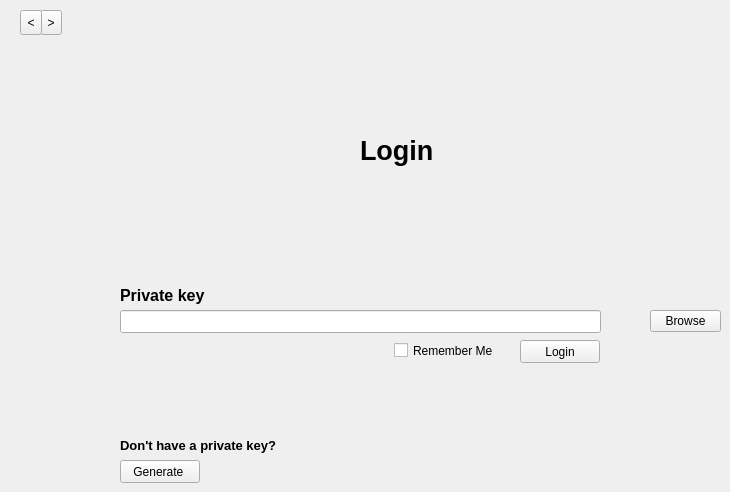
    <widget class="QWidget" name="login_page">
     <widget class="QLabel" name="login_title">
      <property name="geometry">
       <rect>
        <x>360</x>
        <y>130</y>
        <width>91</width>
        <height>41</height>
       </rect>
      </property>
      <property name="font">
       <font>
        <pointsize>20</pointsize>
       </font>
      </property>
      <property name="text">
       <string>&lt;html&gt;&lt;head/&gt;&lt;body&gt;&lt;p&gt;&lt;span style=&quot; font-weight:600;&quot;&gt;Login&lt;/span&gt;&lt;/p&gt;&lt;/body&gt;&lt;/html&gt;</string>
      </property>
     </widget>
     <widget class="QPushButton" name="login_generate_pushbutton">
      <property name="geometry">
       <rect>
        <x>120</x>
        <y>460</y>
        <width>80</width>
        <height>23</height>
       </rect>
      </property>
      <property name="text">
       <string>Generate </string>
      </property>
     </widget>
     <widget class="QLabel" name="login_no_private_key_label">
      <property name="geometry">
       <rect>
        <x>120</x>
        <y>430</y>
        <width>401</width>
        <height>31</height>
       </rect>
      </property>
      <property name="font">
       <font>
        <pointsize>12</pointsize>
       </font>
      </property>
      <property name="layoutDirection">
       <enum>Qt::LeftToRight</enum>
      </property>
      <property name="text">
       <string>&lt;html&gt;&lt;head/&gt;&lt;body&gt;&lt;p&gt;&lt;span style=&quot; font-size:10pt; font-weight:600;&quot;&gt;Don't have a private key?&lt;/span&gt;&lt;/p&gt;&lt;/body&gt;&lt;/html&gt;</string>
      </property>
      <property name="alignment">
       <set>Qt::AlignLeading|Qt::AlignLeft|Qt::AlignVCenter</set>
      </property>
     </widget>
     <widget class="QLineEdit" name="login_private_key_lineedit">
      <property name="geometry">
       <rect>
        <x>120</x>
        <y>310</y>
        <width>481</width>
        <height>23</height>
       </rect>
      </property>
     </widget>
     <widget class="QPushButton" name="login_login_pushbutton">
      <property name="geometry">
       <rect>
        <x>520</x>
        <y>340</y>
        <width>80</width>
        <height>23</height>
       </rect>
      </property>
      <property name="text">
       <string>Login</string>
      </property>
     </widget>
     <widget class="QToolButton" name="next_7">
      <property name="geometry">
       <rect>
        <x>40</x>
        <y>10</y>
        <width>22</width>
        <height>25</height>
       </rect>
      </property>
      <property name="text">
       <string>&gt;</string>
      </property>
     </widget>
     <widget class="QToolButton" name="prev_7">
      <property name="geometry">
       <rect>
        <x>20</x>
        <y>10</y>
        <width>22</width>
        <height>25</height>
       </rect>
      </property>
      <property name="text">
       <string>&lt;</string>
      </property>
     </widget>
     <widget class="QToolButton" name="login_browse_pushbutton">
      <property name="geometry">
       <rect>
        <x>650</x>
        <y>310</y>
        <width>71</width>
        <height>22</height>
       </rect>
      </property>
      <property name="text">
       <string>Browse</string>
      </property>
     </widget>
     <widget class="QCheckBox" name="login_remember_me_checkbox">
      <property name="geometry">
       <rect>
        <x>394</x>
        <y>340</y>
        <width>111</width>
        <height>21</height>
       </rect>
      </property>
      <property name="text">
       <string>Remember Me</string>
      </property>
      <property name="checked">
       <bool>false</bool>
      </property>
     </widget>
     <widget class="QLabel" name="login_private_key_label">
      <property name="geometry">
       <rect>
        <x>120</x>
        <y>280</y>
        <width>111</width>
        <height>31</height>
       </rect>
      </property>
      <property name="font">
       <font>
        <pointsize>12</pointsize>
       </font>
      </property>
      <property name="text">
       <string>&lt;html&gt;&lt;head/&gt;&lt;body&gt;&lt;p&gt;&lt;span style=&quot; font-weight:600;&quot;&gt;Private key&lt;/span&gt;&lt;/p&gt;&lt;/body&gt;&lt;/html&gt;</string>
      </property>
     </widget>
    </widget>
